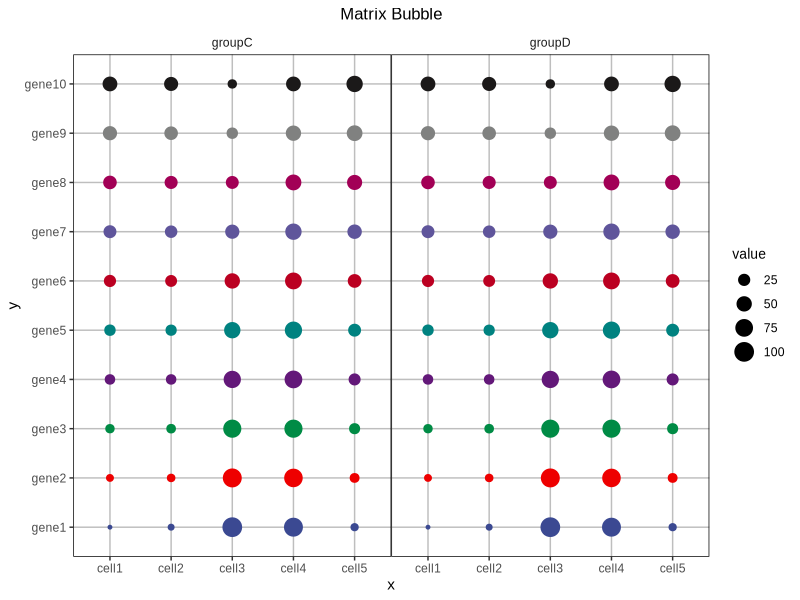

Reproduce this figure in R.
## ---- chunk 1
# 安装包
if (!requireNamespace("ggalluvial", quietly = TRUE)) {
  install.packages("ggalluvial")
}
if (!requireNamespace("ggplot2", quietly = TRUE)) {
  install.packages("ggplot2")
}

# 加载包
library(ggalluvial)
library(ggplot2)
## ---- chunk 2
# 加载数据
data <- read.delim("files/Hiplot/118-matrix-bubble-data.txt", header = T)

# 整理数据格式
data[, 1] <- factor(data[, 1], levels = unique(data[, 1]))
data[, 2] <- factor(data[, 2], levels = unique(data[, 2]))

# 查看数据
head(data)
## ---- chunk 3
#| label: fig-1matrix-bubble
#| fig-cap: "矩阵气泡图"
#| out.width: "95%"
#| fig-height: 6
#| fig-width: 8
#| warning: false
#| error: false
#| message: false

# 矩阵气泡图
p <- ggplot(data = data, aes(x = x, y = y, size = value, color = y)) +
  geom_point(alpha = 1) +
  labs(title = "Matrix Bubble") +
  guides(color = FALSE) +
  theme(panel.background = element_blank(),
        panel.grid.major = element_line(colour = "gray"),
        strip.background = element_blank(),
        panel.border = element_rect(colour = "black", fill = NA),
        panel.spacing = unit(0, "lines"),
        plot.title = element_text(size = 12, hjust = 0.5),
        text = element_text(family = "Arial"),
        legend.title = element_text(size = 10),
        axis.text.x = element_text(angle=0, hjust=0.5, vjust=1)) +
  facet_grid(~group, scales = 'fixed', margins = F) +
  scale_color_manual(values = c(
    "#3B4992FF","#EE0000FF","#008B45FF","#631879FF","#008280FF","#BB0021FF",
    "#5F559BFF","#A20056FF","#808180FF","#1B1919FF"))

p
